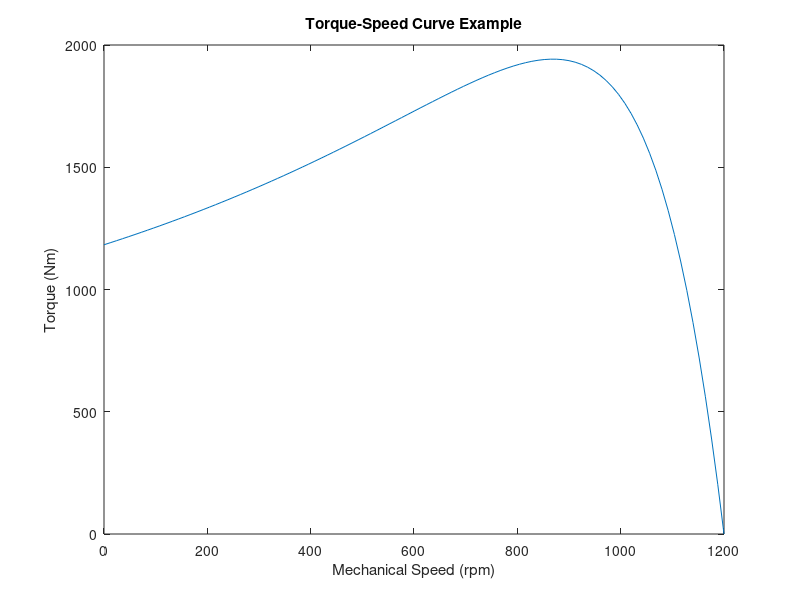

MATLAB code to generate this figure:
% Matlab program to calulcate induction motor torque- speed curve
% using the Thevenin equivalent circuit

% First specify the equivalent circuit parameters

vline=480.0;
poles=6;
f=60;
r1=0.461;
r2=0.258;
x1=0.309;
x2=0.507;
xm=30.74;

% Supply connection
Delta=true;
if (Delta) 
    v1=vline;
else % Y-connection
    v1=vline/sqrt(3);
end

% synchronous speed
n_s=120*f/poles;
omega_s=4*pi*f/poles;

% Define Slip range
s=1:-0.01:0; % slip from 1 to 0.01 in 0.01 increments
% Define speed at each slip
n_m=(1-s)*n_s;


% now calculate Thevenin circuit parameters:

zth=(r1+j*x1)*j*xm/(r1+j*(x1+xm));  %complex impedance
rth=real(zth); 
xth=imag(zth);
vth_cmpl=v1*j*xm/(r1+j*(x1+xm));  %complex voltage
vth=abs(vth_cmpl);

% Calculate torque for each slip
% note that the torque for slip=0 isnt calculated, it would cause a
% division by zero. torque=0 at s=0 
for i=1:length(s)-1;
	torque(i)=3*vth^2*(r2/s(i))*(1/omega_s)/((rth+r2/s(i))^2+(xth+x2)^2);
end
torque(length(s))=0;


% now plot torque and speed

plot (n_m,torque);
title('Torque-Speed Curve Example');
xlabel('Mechanical Speed (rpm)');
ylabel('Torque (Nm)');
